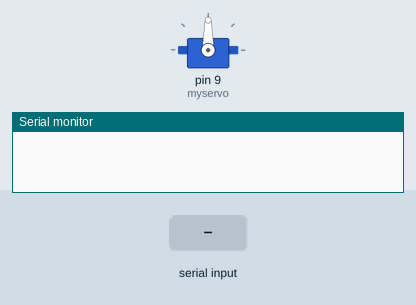
Bench run of a sketch on a simulated Arduino Uno, built with avr-gcc and run on an emulated ATmega328P. On the bench: servo, the last lines printed to the serial monitor. The inputs (shaded band) are chosen by the test bench.

Above: at 1.2 s.
1.3 s: "y" received over the second serial link
At 2.2 s:
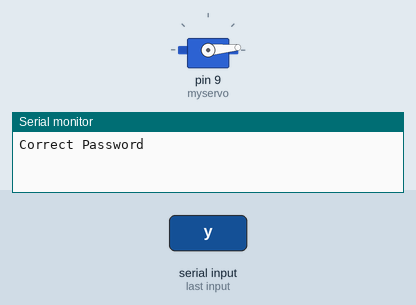
At 3.8 s:
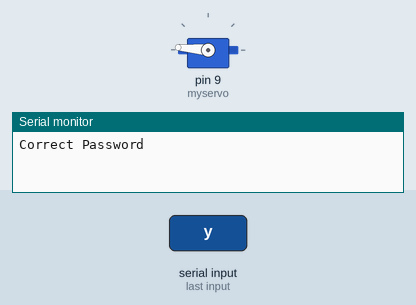
4.3 s: "1" received over the second serial link
Timing chart, 0 to 7.3 s (numbered marks = the images above; inputs shaded):
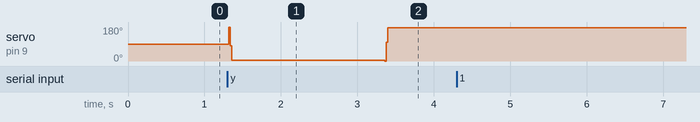

Measured:
- after the input at 1.3 s, servo on pin 9 (myservo): 90° → 5° at once, → 175° 2.0 s later

The sketch:

DOOR_LOCKING_SYSTEM.ino
```cpp
#include <Servo.h>
#include <Keypad.h>
#include <SoftwareSerial.h>
SoftwareSerial Bluetooth(2,3);
char BT_input;
Servo myservo;
int pos;
int Servo = 0;
// const byte ROWS =4;
// const byte COLS =4;
// char keys[ROWS][COLS]=
// {
//   {'1','2','3','A'},
//   {'4','5','6','B'},
//   {'7','8','9','C'},
//   {'*','0','#','D'}
// };
// byte  rowPins[ROWS]= {2,3,4,5};
// byte  colPins[COLS]= {6,7,8,9};
// Keypad keypad = Keypad(makeKeymap(keys),rowPins,colPins,ROWS,COLS);
String password ="1234";
String input;

void setup() {
Serial.begin(9600);
Bluetooth.begin(9600);
myservo.attach(9);
}

void loop()
{
  // char Key = keypad.getKey();
  // if(Key)
  // {
  //   if(input.length()<4)
  //   {
  //     input+=Key;
  //     Serial.print(Key);
  //   }
  // }
 if(Bluetooth.available()>0)
  {
    BT_input=Bluetooth.read();
      if( BT_input=='y')
      {
        Serial.println("Correct Password");
        Bluetooth.println("Correct Password");
        for (pos=180; pos>=0; pos-=25)
        {
         myservo.write(pos);
         delay(5);
        }
        delay(2000);
        for (pos=0; pos<=180; pos+=25)
        {
          myservo.write(pos);
          delay(5);
        }
      }
      else
      {
        Serial.println("Incorrect Password \n Try Again");
        Bluetooth.println("Incorrect Password \n Try Again");
      }
  }
}
```
